Frame 1 (no input): blank canvas, image omitted
Frame 60 (no input): blank canvas, image omitted
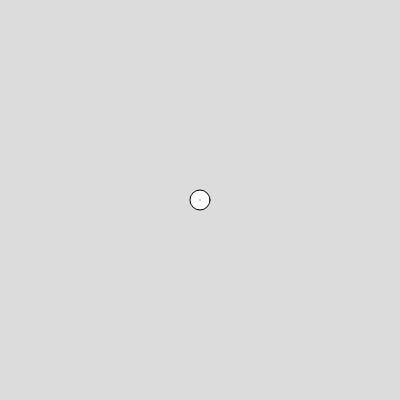
Frame 120 (the mouse pressed at the canvas centre since frame 60)

The p5.js sketch whose frames 1 and 60 were blank and that drew this single picture after the mouse press (run headless with seeded random() and noise() and a simulated clock; from frame 60 on, the mouse is pressed at the canvas centre):

// p5.js sketch
// ── sketch.js
function setup() {
  createCanvas(400, 400);
}
var gravityCoefficient = 0.5;
var objects = []
var toBeCreated;
var objectOnCreation = false;
var newX, newY;

function draw() {

  background(220);
  fill(255)

  if (objectOnCreation) {
    ellipse(newX, newY, 20);
  }
  if (mouseIsPressed) {
    line(newX, newY, mouseX, mouseY)
  }

  for (i in objects) {
    let object = objects[i];
    /*if (object.x > 400 || object.y > 400 || object.y < 0) {
      objects.splice(i, 1);
      continue
    }*/ //Destruir objetos al salir del canvas
    for (secondIndex in objects) {
      let secondObject = objects[secondIndex]
      if (secondObject != object) {
        let distance = sqrt(pow(object.x - secondObject.x, 2) + pow(object.y - secondObject.y, 2))
        if (distance < 20) {
          object.color = 'red'
          secondObject.color = 'red'
        } //Detector de colisiones
        let angleFirstToSecond = atan((object.y - secondObject.y) / (object.x - secondObject.x))
        if (object.x > secondObject.x) {
          angleFirstToSecond += PI;
        }
        let xAttraction = cos(angleFirstToSecond) * gravity(20, 20, distance);
        let yAttraction = sin(angleFirstToSecond) * gravity(20, 20, distance);
        object.deltaX += xAttraction;
        object.deltaY += yAttraction;
      }

      object.p.innerHTML = i + '~~';
      object.p.innerHTML += 'X:' + object.x + '  Y:' + object.y;
    }
  }
  for (i in objects) {
    let object = objects[i]
    object.x += object.deltaX;
    object.y += object.deltaY;
    if (object.color != undefined) {
      fill(object.color)
    } else {
      fill(255)
    }
    ellipse(object.x, object.y, 20);
  }

}

window.addEventListener('mousedown', function() {
  objectOnCreation = true;
  newX = mouseX;
  newY = mouseY;
})
window.addEventListener('mouseup', function() {
  objectOnCreation = false;
  objects.push({
    x: newX,
    y: newY,
    deltaX: (mouseX - newX) / 100,
    deltaY: (mouseY - newY) / 100,
    p: document.createElement('p')
  })
  let p = objects[objects.length - 1].p;
  p.innerHTML += objects.length + '~~'
  document.body.appendChild(p);
})

function gravity(m1, m2, distance) {
  return ((m1 * m2) / pow(distance, 2)) * gravityCoefficient
}
// ── script.js
var creatorSettingsVisible=true;
function toggleCreatorSettings(button){
    creatorSettingsVisible=!creatorSettingsVisible;
    if(creatorSettingsVisible){
        document.getElementById('creatorSettings').style.display='unset';
        button.innerHTML='>';
    }else{
        document.getElementById('creatorSettings').style.display='none';
        button.innerHTML='<';
    }
}

function updateValues(value, changingElement){
    if(value=='size'){
        if(changingElement.id=='sizeRange'){
            document.getElementById('sizeNumber').value=changingElement.value;
        }else{
            document.getElementById('sizeRange').value=changingElement.value;
        }
        newRadius=changingElement.value;
        newMass=newRadius*document.getElementById('density').value;
        document.getElementById('mass').innerHTML="Masa = "+newMass;
    }
    else if(value=='density'){
        document.getElementById('mass').innerHTML="Masa = "+changingElement.value*document.getElementById('sizeNumber').value;
    }
    else if(value=='color'){
        let r = document.getElementById('R').value;
        let g = document.getElementById('G').value;
        let b = document.getElementById('B').value;
        newColor="rgb("+r+','+g+','+b+')';
        document.getElementById('colorSample').style.backgroundColor=newColor;
    }else if(value=='gravity'){
        gravityCoefficient=changingElement.value;
    }
}
